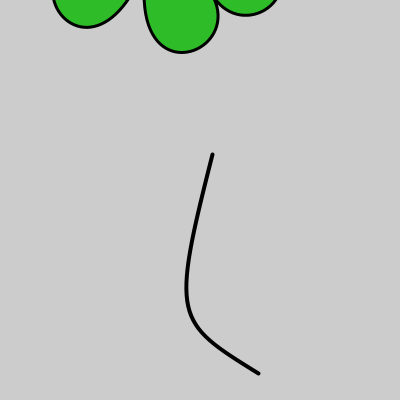
Frame 1 (no input)
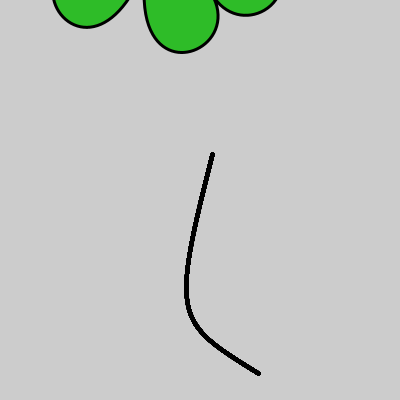
Frame 60 (the mouse pressed at the canvas centre just before this capture)
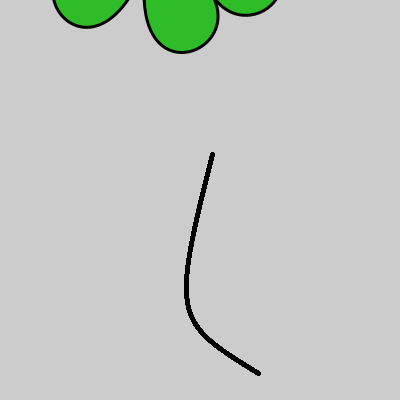
Frame 120 (the mouse held since frame 60 and released just before this capture)

The Processing sketch that drew these frames (run headless with seeded random() and noise(); from frame 60 on, the mouse is pressed at the canvas centre):

// Processing sketch: clover
// ── clover.pde
void setup(){
translate(200,-346);
rotate(PI/3);


size(400,400);
smooth();
strokeWeight(3);
fill(46,188,40);
beginShape();
vertex(200, 60); 
bezierVertex(200, -20, 360, 20, 200, 160); 
vertex(200, 60); 
bezierVertex(200, -20, 40, 20, 200, 160); 
endShape();

translate(360,-40);
rotate(radians(90));

smooth();
beginShape();
vertex(200, 60); 
bezierVertex(200, -20, 360, 20, 200, 160); 
vertex(200, 60); 
bezierVertex(200, -20, 40, 20, 200, 160); 
endShape();

rotate(radians(90));
translate(-40,-360);

beginShape();
vertex(200, 60); 
bezierVertex(200, -20, 360, 20, 200, 160); 
vertex(200, 60); 
bezierVertex(200, -20, 40, 20, 200, 160); 
endShape();

rotate(radians(90));
translate(-40,-360);

beginShape();
vertex(200, 60); 
bezierVertex(200, -20, 360, 20, 200, 160); 
vertex(200, 60); 
bezierVertex(200, -20, 40, 20, 200, 160); 
endShape();
}
//void settings(){
//  size(400,400);}
  
void draw(){
  strokeWeight(4);
  stroke(0);
  noFill();
  beginShape();
  vertex(212,154);
  bezierVertex(170,319,174,321,258,373);
  endShape();
  if (mousePressed){
  print(mouseX);
  print(mouseY);
  }
}
